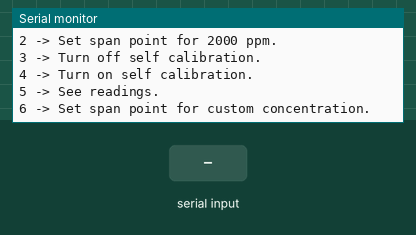
Simulated run of this sketch. Board: Arduino Mega 2560, built with avr-gcc and run on an emulated ATmega2560. On the bench: the last lines printed to the serial monitor. The test bench sets the inputs (shaded band).

Above: at 3.3 s.
3.4 s: "90,45\n" received over Serial
At 3.64 s:
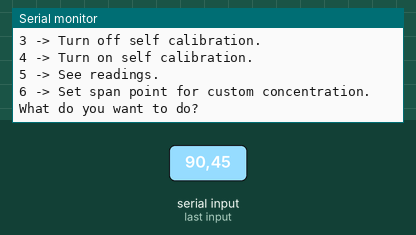
5.8 s: "30,150\n" received over Serial
At 6.76 s:
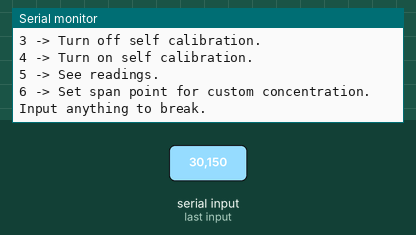
8.0 s: "2\n" received over Serial
At 9.2 s:
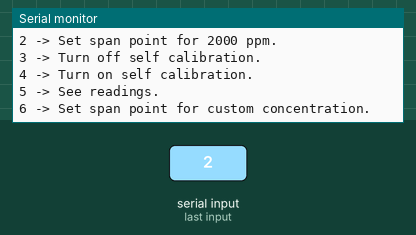
9.5 s: "5\n" received over Serial
At 11.7 s:
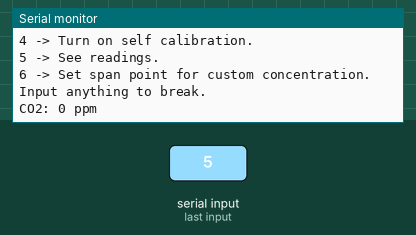

Measured:
- after the input at 5.8 s, the serial monitor: prints a new line at once (image 2)
- after the input at 8.0 s, the serial monitor: prints a new line at once (image 3)
- after the input at 9.5 s, the serial monitor: prints a new line after 1.0 s (image 4)

The sketch:

CO2-utility.ino
```cpp
#include <SoftwareSerial.h>

SoftwareSerial Serial2(7, 8);

byte readConcentrationArray[] = {
  0xFF, 0x01, 0x86,
  0x00, 0x00, 0x00,
  0x00, 0x00, 0x79
};

byte zeroPointCalibrationArray[] = {
  0xFF, 0x01, 0x87,
  0x00, 0x00, 0x00,
  0x00, 0x00, 0x78
};

// For 2000 ppm
byte spanPointCalibrationArray[] = {
  0xFF, 0x01, 0x88,
  0x07, 0xD0, 0x00,
  0x00, 0x00, 0xA0
};

byte turnOnSelfCalibrationArray[] = {
  0xFF, 0x01, 0x79,
  0xA0, 0x00, 0x00,
  0x00, 0x00, 0xE6
};

byte turnOffSelfCalibrationArray[] = {
  0xFF, 0x01, 0x79,
  0x00, 0x00, 0x00,
  0x00, 0x00, 0x86
};

char dataValue[9];

int input = 0;

void setup() {
  Serial2.begin(9600);
  Serial.begin(9600);
  delay(2000);
  Serial.println("What do you want to do?");
  Serial.println("1 -> Set zero point.");
  Serial.println("2 -> Set span point for 2000 ppm.");
  Serial.println("3 -> Turn off self calibration.");
  Serial.println("4 -> Turn on self calibration.");
  Serial.println("5 -> See readings.");
  Serial.println("6 -> Set span point for custom concentration.");
}

void loop() {
  if (Serial.available() > 0)
  {
    input = Serial.read() - 48;
    switch (input) {
      case 1:
        Serial2.write(zeroPointCalibrationArray, 9);
        Serial.println("Zero point set.");
        break;
      case 2:
        Serial2.write(spanPointCalibrationArray, 9);
        Serial.println("Span point set.");
        break;
      case 3:
        Serial2.write(turnOffSelfCalibrationArray, 9);
        Serial.println("Auto calibration off.");
        break;
      case 4:
        Serial2.write(turnOnSelfCalibrationArray, 9);
        Serial.println("Auto calibration on.");
        break;
      case 5:
        Serial.println("Input anything to break.");

        while (Serial.available() == 0) {
          int co2 = 0;
          Serial2.write(readConcentrationArray, 9);
          Serial2.readBytes(dataValue, 9);
          co2 = (256 * (int)dataValue[2]) + (int)dataValue[3];
          Serial.print("CO2: ");
          Serial.print(co2);
          Serial.println(" ppm");
          delay(2000);
        }
        break;
      case 6:
        Serial.println("Input the CO2 concentration in ppm.");
        while (Serial.available() == 0) {}
        int co2 = Serial.readString().toInt();
        byte customSpanPointCalibrationArray[] = {
          0xFF, 0x01, 0x88,
          0x07, 0xD0, 0x00,
          0x00, 0x00, 0xA0
        };
        customSpanPointCalibrationArray[3] = (byte)(co2/256);
        customSpanPointCalibrationArray[4] = (byte)(co2%256);
        customSpanPointCalibrationArray[8] = 0x77 - customSpanPointCalibrationArray[3] - customSpanPointCalibrationArray[4];
        Serial2.write(customSpanPointCalibrationArray, 9);
        Serial.println("Span point set.");
        break;
    }
    Serial.println("What do you want to do?");
    Serial.println("1 -> Set zero point.");
    Serial.println("2 -> Set span point for 2000 ppm.");
    Serial.println("3 -> Turn off self calibration.");
    Serial.println("4 -> Turn on self calibration.");
    Serial.println("5 -> See readings.");
    Serial.println("6 -> Set span point for custom concentration.");
  }
}
```
